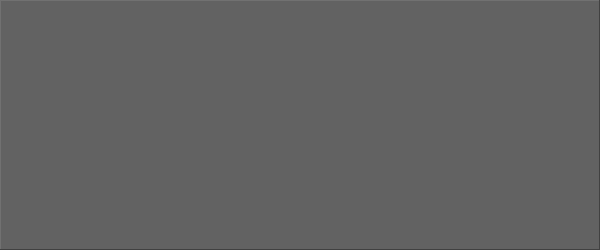
<?xml version="1.0" encoding="UTF-8"?>
<ui version="4.0">
 <class>DebugConsole</class>
 <widget class="QWidget" name="DebugConsole">
  <property name="geometry">
   <rect>
    <x>0</x>
    <y>0</y>
    <width>1000</width>
    <height>300</height>
   </rect>
  </property>
  <property name="minimumSize">
   <size>
    <width>500</width>
    <height>300</height>
   </size>
  </property>
  <property name="windowTitle">
   <string>Debug Form</string>
  </property>
  <layout class="QGridLayout" name="gridLayout">
   <property name="sizeConstraint">
    <enum>QLayout::SetFixedSize</enum>
   </property>
   <property name="margin">
    <number>0</number>
   </property>
   <item row="0" column="0">
    <widget class="QTextEdit" name="msg_TextEditor">
     <property name="minimumSize">
      <size>
       <width>600</width>
       <height>250</height>
      </size>
     </property>
     <property name="palette">
      <palette>
       <active>
        <colorrole role="WindowText">
         <brush brushstyle="SolidPattern">
          <color alpha="255">
           <red>192</red>
           <green>255</green>
           <blue>192</blue>
          </color>
         </brush>
        </colorrole>
        <colorrole role="Button">
         <brush brushstyle="SolidPattern">
          <color alpha="255">
           <red>98</red>
           <green>98</green>
           <blue>98</blue>
          </color>
         </brush>
        </colorrole>
        <colorrole role="Text">
         <brush brushstyle="SolidPattern">
          <color alpha="255">
           <red>192</red>
           <green>255</green>
           <blue>192</blue>
          </color>
         </brush>
        </colorrole>
        <colorrole role="Base">
         <brush brushstyle="SolidPattern">
          <color alpha="255">
           <red>98</red>
           <green>98</green>
           <blue>98</blue>
          </color>
         </brush>
        </colorrole>
        <colorrole role="Window">
         <brush brushstyle="SolidPattern">
          <color alpha="255">
           <red>98</red>
           <green>98</green>
           <blue>98</blue>
          </color>
         </brush>
        </colorrole>
       </active>
       <inactive>
        <colorrole role="WindowText">
         <brush brushstyle="SolidPattern">
          <color alpha="255">
           <red>192</red>
           <green>255</green>
           <blue>192</blue>
          </color>
         </brush>
        </colorrole>
        <colorrole role="Button">
         <brush brushstyle="SolidPattern">
          <color alpha="255">
           <red>98</red>
           <green>98</green>
           <blue>98</blue>
          </color>
         </brush>
        </colorrole>
        <colorrole role="Text">
         <brush brushstyle="SolidPattern">
          <color alpha="255">
           <red>192</red>
           <green>255</green>
           <blue>192</blue>
          </color>
         </brush>
        </colorrole>
        <colorrole role="Base">
         <brush brushstyle="SolidPattern">
          <color alpha="255">
           <red>98</red>
           <green>98</green>
           <blue>98</blue>
          </color>
         </brush>
        </colorrole>
        <colorrole role="Window">
         <brush brushstyle="SolidPattern">
          <color alpha="255">
           <red>98</red>
           <green>98</green>
           <blue>98</blue>
          </color>
         </brush>
        </colorrole>
       </inactive>
       <disabled>
        <colorrole role="WindowText">
         <brush brushstyle="SolidPattern">
          <color alpha="255">
           <red>141</red>
           <green>138</green>
           <blue>136</blue>
          </color>
         </brush>
        </colorrole>
        <colorrole role="Button">
         <brush brushstyle="SolidPattern">
          <color alpha="255">
           <red>98</red>
           <green>98</green>
           <blue>98</blue>
          </color>
         </brush>
        </colorrole>
        <colorrole role="Text">
         <brush brushstyle="SolidPattern">
          <color alpha="255">
           <red>166</red>
           <green>165</green>
           <blue>165</blue>
          </color>
         </brush>
        </colorrole>
        <colorrole role="Base">
         <brush brushstyle="SolidPattern">
          <color alpha="255">
           <red>98</red>
           <green>98</green>
           <blue>98</blue>
          </color>
         </brush>
        </colorrole>
        <colorrole role="Window">
         <brush brushstyle="SolidPattern">
          <color alpha="255">
           <red>98</red>
           <green>98</green>
           <blue>98</blue>
          </color>
         </brush>
        </colorrole>
       </disabled>
      </palette>
     </property>
     <property name="font">
      <font>
       <family>Monospace</family>
       <pointsize>10</pointsize>
       <weight>75</weight>
       <bold>true</bold>
      </font>
     </property>
     <property name="cursor" stdset="0">
      <cursorShape>IBeamCursor</cursorShape>
     </property>
     <property name="mouseTracking">
      <bool>true</bool>
     </property>
     <property name="styleSheet">
      <string notr="true">background-color: rgb(98, 98, 98);</string>
     </property>
     <property name="frameShape">
      <enum>QFrame::Panel</enum>
     </property>
     <property name="frameShadow">
      <enum>QFrame::Raised</enum>
     </property>
     <property name="readOnly">
      <bool>true</bool>
     </property>
     <property name="html">
      <string>&lt;!DOCTYPE HTML PUBLIC &quot;-//W3C//DTD HTML 4.0//EN&quot; &quot;http://www.w3.org/TR/REC-html40/strict.dtd&quot;&gt;
&lt;html&gt;&lt;head&gt;&lt;meta name=&quot;qrichtext&quot; content=&quot;1&quot; /&gt;&lt;style type=&quot;text/css&quot;&gt;
p, li { white-space: pre-wrap; }
&lt;/style&gt;&lt;/head&gt;&lt;body style=&quot; font-family:'Monospace'; font-size:10pt; font-weight:600; font-style:normal;&quot;&gt;
&lt;p style=&quot;-qt-paragraph-type:empty; margin-top:0px; margin-bottom:0px; margin-left:0px; margin-right:0px; -qt-block-indent:0; text-indent:0px;&quot;&gt;&lt;/p&gt;&lt;/body&gt;&lt;/html&gt;</string>
     </property>
    </widget>
   </item>
  </layout>
 </widget>
 <resources/>
 <connections/>
</ui>
